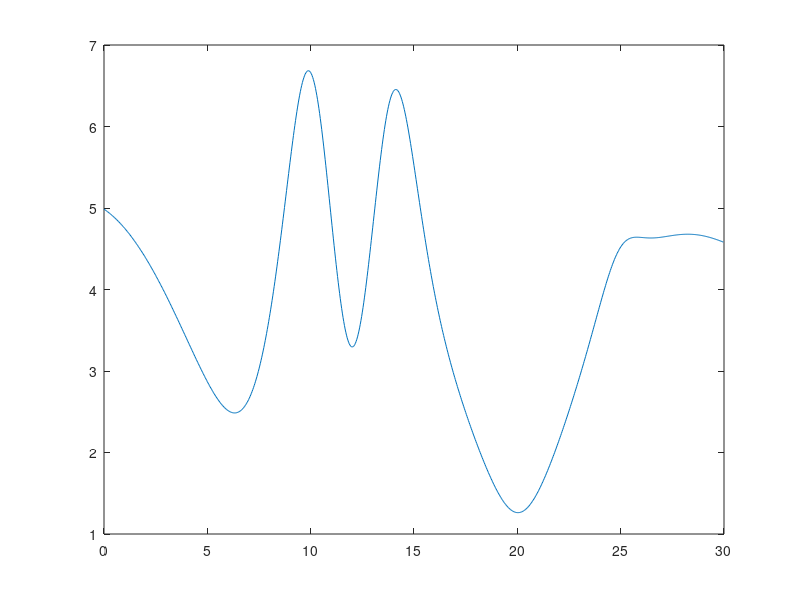
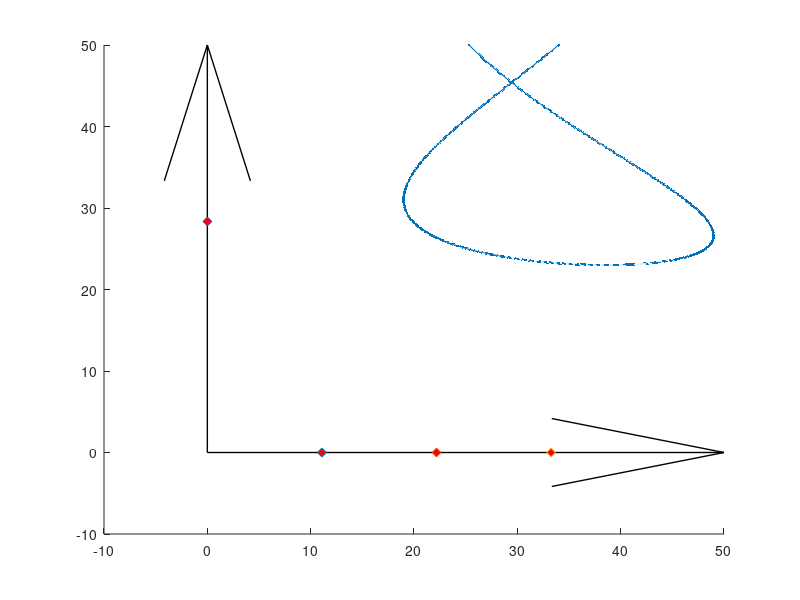

MATLAB code for these plots, in order: (Note: this script raises an error after producing the figures.)
% close all;
clear variables;

t = 0:1/30:30;

% x = 35+5*sin(t);
% y = 35+5*cos(t);
% z = 7+0.5*t;
% 
x = -15.*sin(0.23.*t) + 34;
y = 0.12.*t.*(t-30) + 50;
z = 15*atan(0.5.*t - 5) - 14.*atan(0.5.*t-7)+ 5.*atan(0.5.*(t-25)) +12 ;%+ 9*atan(0.5.*t-15) +12;

dx = diff(x);
dy = diff(y);
dz = diff(z);
dt = 1/30;
v = sqrt((dx/dt).^2 + (dy/dt).^2 + (dz/dt).^2);
figure(); plot(t(1:end-1),v);

% comet3(x(1:2:end),y(1:2:end),z(1:2:end));

figure(); hold on;
% subplot(1,2,1);
plot3(x,y,z,".-");

% comet3(x,y,z);

%%%
% origin pos   = 32     , 35     , 240
% station1 pos = 32.0001, 35     , 240
% station2 pos = 32.0002, 35     , 240
% station3 pos = 32.0003, 35     , 240
% station4 pos = 32     , 34.9997, 240
%%%

cams_pos = [1.1089099908e+01 -3.3595082272e-10 -9.6773529616e-06;
            2.2178199991e+01 -7.1217698400e-11 -3.8707022709e-05;
            3.3267300250e+01 -1.9819523799e-10 -8.7093016935e-05;
            3.9329437112e-05  2.8349008236e+01 -6.2940256218e-05;];

Rz = @(psi) [cos(psi), sin(psi), 0;
            -sin(psi), cos(psi), 0;
            0        , 0        ,1];

Ry = @(theta) [cos(theta), 0    , -sin(theta);
               0         , 1    , 0          ;
               sin(theta), 0    , cos(theta)];

Rx = @(phi) [1, 0       , 0       ;
             0, cos(phi), sin(phi);
             0, -sin(phi), cos(phi)];

DCM_origin2camera = @(psi, theta, phi) Rx(deg2rad(phi))*Ry(deg2rad(theta))*Rz(deg2rad(psi));


camera_angles = [70, -25, 0.0000;
                90, -25, 0;
                80, -25, 0;
                0, -25, 0.0000;];

% camera_DCMs 

for i = 1:length(camera_angles)
    camera_DCMs(i,:,:) = DCM_origin2camera(camera_angles(i,1),camera_angles(i,2),camera_angles(i,3));
end 



% Draw Origin System
quiver3(0,0,0,50,0,0,"off", "Color","k","LineWidth",1);
quiver3(0,0,0,0,50,0,"off", "Color","k","LineWidth",1);
quiver3(0,0,0,0,0,50,"off", "Color","k","LineWidth",1);

% Draw Stations
for i = 1:length(cams_pos)
    pos = cams_pos(i,:);
    scatter3(pos(1),pos(2),pos(3), 40,"MarkerFaceColor",'r', "Marker",'diamond');
end

Vertical_halfAngle_deg = 26.1;
Horizontal_halfAngle_deg = 47;
depth_m = 10;
DrawCamsFOV(gca(), cams_pos, camera_angles, Vertical_halfAngle_deg, Horizontal_halfAngle_deg, depth_m);

axis equal;
xlim([-5, 55]);
ylim([-5, 55]);
zlim([-10, 55]);
xlabel("X");
ylabel("Y");
zlabel("Z");
view(3); grid on;


%% Azimuth elevation calc

syms theta psi or2cam

cam2drone = Ry(theta)*Rz(psi);
disp(transpose(cam2drone)*[1;0;0]);

for cam_i = 1:length(camera_DCMs)
    for point_i = 1:length(x)
        Vec = [x(point_i);y(point_i);z(point_i)] - [cams_pos(cam_i,1);cams_pos(cam_i,2);cams_pos(cam_i,3)];
        Test_Length(cam_i, point_i) = norm(Vec);
        Vec = Vec./norm(Vec);

        DCM_or2cam = DCM_origin2camera(camera_angles(cam_i,1),camera_angles(cam_i,2),camera_angles(cam_i,3));
        Vec_CAM = DCM_or2cam*Vec;

        theta = -asin(Vec_CAM(3));
        azimuth = atan(Vec_CAM(2)/Vec_CAM(1));
        
        Trajectory_elev_azim(cam_i, point_i, :) = [theta, azimuth];

       
    end
end


%% Test

for cam_i = 1:length(camera_DCMs)
    for point_i = 1:length(x)
        tehta_azimuth_vec = reshape(Trajectory_elev_azim(cam_i, point_i,:),1,2);
        pos = cams_pos(cam_i,:);
        vector_cam2drone_CAM = (Ry(Trajectory_elev_azim(cam_i,point_i,1))*Rz(Trajectory_elev_azim(cam_i, point_i,2)))'*[1;0;0]*Test_Length(cam_i, point_i);
        DCM_or2cam = DCM_origin2camera(camera_angles(cam_i,1),camera_angles(cam_i,2),camera_angles(cam_i,3));
        vector_cam2drone_ORIGIN = DCM_or2cam'*vector_cam2drone_CAM;

        drone_position(cam_i, point_i,:) = pos' + vector_cam2drone_ORIGIN;
    end
end

plot3(drone_position(1,:,1),drone_position(1,:,2),drone_position(1,:,3), "r--");
plot3(drone_position(2,:,1),drone_position(2,:,2),drone_position(2,:,3), "g--");
plot3(drone_position(3,:,1),drone_position(3,:,2),drone_position(3,:,3), "k--");
plot3(drone_position(4,:,1),drone_position(4,:,2),drone_position(4,:,3), "y--");

disp("DONE WITH TESTING");

%% DROP TO FILE

A = (1920/2)/tand(47);
B = (1080/2)/tand(26.1);


FILE = fopen("injection_data.csv", "w");

for point_i = 1:length(Trajectory_elev_azim(1,:,1))
    for cams_i = 1:length(camera_angles)
        
        az = Trajectory_elev_azim(cams_i, point_i, 2);
        el = Trajectory_elev_azim(cams_i, point_i, 1);

%            THIS IS THE GEOMETRIC WAY TO SOLVE IT:
%            pix_1 = 1920/2 - A*tan(az);
%            pix_2 = 1080/2 + B/cos(az)*tan(el);
       
        
        camera_num = 1;
        option_num = 1;
        [pix_1, pix_2] = camera_calibration_final_inverse(camera_num, option_num, -rad2deg(az), -rad2deg(el));

        if (pix_1 > 1920 || pix_1 < 0)
            continue;
        end
        if (pix_2 > 1080 || pix_2 < 0)
            continue;
        end
        str_write = sprintf("%.0f,%.10f,%.10f,%.10f\n", cams_i,round(pix_1), round(pix_2), t(point_i));
%         str_write = [cams_i, pix_1, pix_2];
        fprintf(FILE,str_write);
    end
end
fclose(FILE);
disp("DONE WITH CREATING INJECTION FILE");

return;
%% Analysis

clear Solution Stations;
run("..//..//Logs//SystemLog.m");
run("..//..//Logs//DataLog.m");

time_epsilon = 10^-9;
dt = 1/30;

% Calculate original distances from origin:
Original_times = t;
r_squared= x.*x + y.*y + z.*z;
Original_r = sqrt(r_squared);

% Calculate solution distances from origin:
Solution_times = Solution(:,1)-Solution(1,1);


f1 = figure(); ax1 = subplot(1,1,1, "Parent", f1); hold on;
f2 = figure(); ax2 = subplot(1,1,1, "Parent", f2); hold on;

time_sub_array = [];
Distance_error_sub_array = [];
Calculated_Position_sub_array = [];

for time_indx_solution = 1:length(Solution_times)    
    time_indx_generated = fix((Solution_times(time_indx_solution)+time_epsilon)/dt)+1;
    
    %%%%%%%%%%%%%%%% Actual calculation:
    
    x2 = (x(time_indx_generated) - Solution(time_indx_solution,2))^2;
    y2 = (y(time_indx_generated) - Solution(time_indx_solution,3))^2;
    z2 = (z(time_indx_generated) - Solution(time_indx_solution,4))^2;
    R = sqrt(x2 + y2 + z2);

    distance_error_value = R;

    %%%%
    position_vec = [Solution(time_indx_solution,2), Solution(time_indx_solution,3), Solution(time_indx_solution,4)];
    %%%%%%%%%%%%%%%%%

    time_sub_array = [time_sub_array, t(time_indx_generated)];
    Distance_error_sub_array = [Distance_error_sub_array, distance_error_value];
    Calculated_Position_sub_array = [Calculated_Position_sub_array; position_vec];

    if (time_indx_solution < length(Solution_times)) 
        if (abs((Solution_times(time_indx_solution+1) - Solution_times(time_indx_solution))-dt) < time_epsilon)
            continue;
        end
    end
    % Plot:
    plot(ax1, time_sub_array, Distance_error_sub_array,".-");
    plot3(ax2, Calculated_Position_sub_array(:,1), Calculated_Position_sub_array(:,2), Calculated_Position_sub_array(:,3),"r--", "LineWidth",2);
    % Reset the Arrays:
    time_sub_array = [];
    Distance_error_sub_array = [];
    Calculated_Position_sub_array = [];
end


xlabel(ax1, "Time [sec]");
ylabel(ax1, "Distance Error [m]");
grid(ax1, "on");
title(ax1,"Error between injected and calculated paths");

plot3(ax2,x,y,z,"Color",[0 0.4470 0.7410], "LineWidth",1);
axis(ax2,"equal");
legend("Calculated path (MLS only, no Estimator)","Injected Path");
xlabel(ax2,"X");
ylabel(ax2,"Y");
zlabel(ax2,"Z");
view(ax2,3); grid on;


figure(); hold on;
plot3(x,y,z,".-");


% Draw Stations
for i = 1:length(cams_pos)
    pos = cams_pos(i,:);
    scatter3(pos(1),pos(2),pos(3), 40,"MarkerFaceColor",'r', "Marker",'diamond');
end
DrawCamsFOV(gca(), cams_pos, camera_angles, Vertical_halfAngle_deg, Horizontal_halfAngle_deg, depth_m);

% Draw Stations from simulation:
VEC_LEN = 10;
for station_i = 1:length(Stations.position)
    pos = Stations.position(station_i,:);
    mat = reshape(Stations.Origin2StationDCM(station_i,:,:), 3,3)' .* VEC_LEN;

    quiver3(pos(1),pos(2),pos(3),mat(1,1),mat(2,1),mat(3,1),"off", "Color","r","LineWidth",1);
    quiver3(pos(1),pos(2),pos(3),mat(1,2),mat(2,2),mat(3,2),"off", "Color","g","LineWidth",1);
    quiver3(pos(1),pos(2),pos(3),mat(1,3),mat(2,3),mat(3,3),"off", "Color","b","LineWidth",1);
end

axis equal;
xlim([-5, 55]);
ylim([-5, 55]);
zlim([-10, 55]);
xlabel("X");
ylabel("Y");
zlabel("Z");
view(3); grid on;

%% HELPER FUNCS 


function DrawCamsFOV(ax, cams_pos, camera_angles, Vertical_halfAngle_deg, Horizontal_halfAngle_deg, depth_m)
    Rz = @(psi) [cos(psi), sin(psi), 0;
            -sin(psi), cos(psi), 0;
            0        , 0        ,1];

    Ry = @(theta) [cos(theta), 0    , -sin(theta);
                   0         , 1    , 0          ;
                   sin(theta), 0    , cos(theta)];
   
    Rx = @(phi) [1, 0       , 0       ;
                 0, cos(phi), sin(phi);
                 0, -sin(phi), cos(phi)];

    DCM_cam2vec = @(psi, theta) Ry(deg2rad(theta))*Rz(deg2rad(psi));
    DCM_origin2camera = @(psi, theta, phi) Rx(deg2rad(phi))*Ry(deg2rad(theta))*Rz(deg2rad(psi));
    
    % Calculation of corner elevation given image-canter elevation:
    A = 1/tand(Vertical_halfAngle_deg);
    A_star = A/cosd(Horizontal_halfAngle_deg);
    corner_elevation = atand(1/A_star);

    v1 = DCM_cam2vec(Horizontal_halfAngle_deg, -corner_elevation)'*[1;0;0];
    v2 = DCM_cam2vec(-Horizontal_halfAngle_deg, -corner_elevation)'*[1;0;0];
    v3 = DCM_cam2vec(-Horizontal_halfAngle_deg, corner_elevation)'*[1;0;0];
    v4 = DCM_cam2vec(Horizontal_halfAngle_deg, corner_elevation)'*[1;0;0];
    
    % Scaling up the vector fo the desired depth
    v_len = depth_m/([1,0,0]*v1);
    
    colors = ['r', 'g', 'b', 'y', 'k', "m"];
    mat_size = size(cams_pos);
    for camera_i = 1:mat_size(1)
        psi = camera_angles(camera_i,1);
        theta = camera_angles(camera_i,2);
        phi = camera_angles(camera_i,3);
        
        DCM_ori2cam = DCM_origin2camera(psi,theta,phi);
        v1_cam = DCM_ori2cam'*v1.*v_len;
        v2_cam = DCM_ori2cam'*v2.*v_len;
        v3_cam = DCM_ori2cam'*v3.*v_len;
        v4_cam = DCM_ori2cam'*v4.*v_len;
        
        points(1,:) = cams_pos(camera_i,:) + v1_cam';
        points(2,:) = cams_pos(camera_i,:) + v2_cam';
        points(3,:) = cams_pos(camera_i,:) + v3_cam';
        points(4,:) = cams_pos(camera_i,:) + v4_cam';
        points(5,:) = cams_pos(camera_i,:);

        face_indx_sides = [2,5,3,2;
                         3,5,4,3;
                         4,5,1,4;
                         1,5,2,1]';
        face_indx_bottom = [1,2,3,4,1]';
        
        xc = points(:,1);
        yc = points(:,2);
        zc = points(:,3);
        patch(ax, xc(face_indx_sides), yc(face_indx_sides), zc(face_indx_sides), colors(camera_i), 'facealpha', 0.06);
        patch(ax, xc(face_indx_bottom), yc(face_indx_bottom), zc(face_indx_bottom), colors(camera_i), 'facealpha', 0.06);
    
        %%%%%
        
%         vg = DCM_cam2vec(0, -Vertical_halfAngle_deg)'*[1;0;0];
%         v_len_g = depth_m/([1,0,0]*vg);
%         vg_cam = DCM_ori2cam'*vg.*v_len_g;
%         point = cams_pos(camera_i,:) + vg_cam';
%         s=scatter3(point(1),point(2),point(3), 40,"MarkerEdgeColor",'k', "Marker",'.');
% 
%         vg = DCM_cam2vec(Horizontal_halfAngle_deg, 0)'*[1;0;0];
%         v_len_g = depth_m/([1,0,0]*vg);
%         vg_cam = DCM_ori2cam'*vg.*v_len_g;
%         point = cams_pos(camera_i,:) + vg_cam';
%         s=scatter3(point(1),point(2),point(3), 40,"MarkerEdgeColor",'k', "Marker",'.');
        %%%%%
    
    end
end
